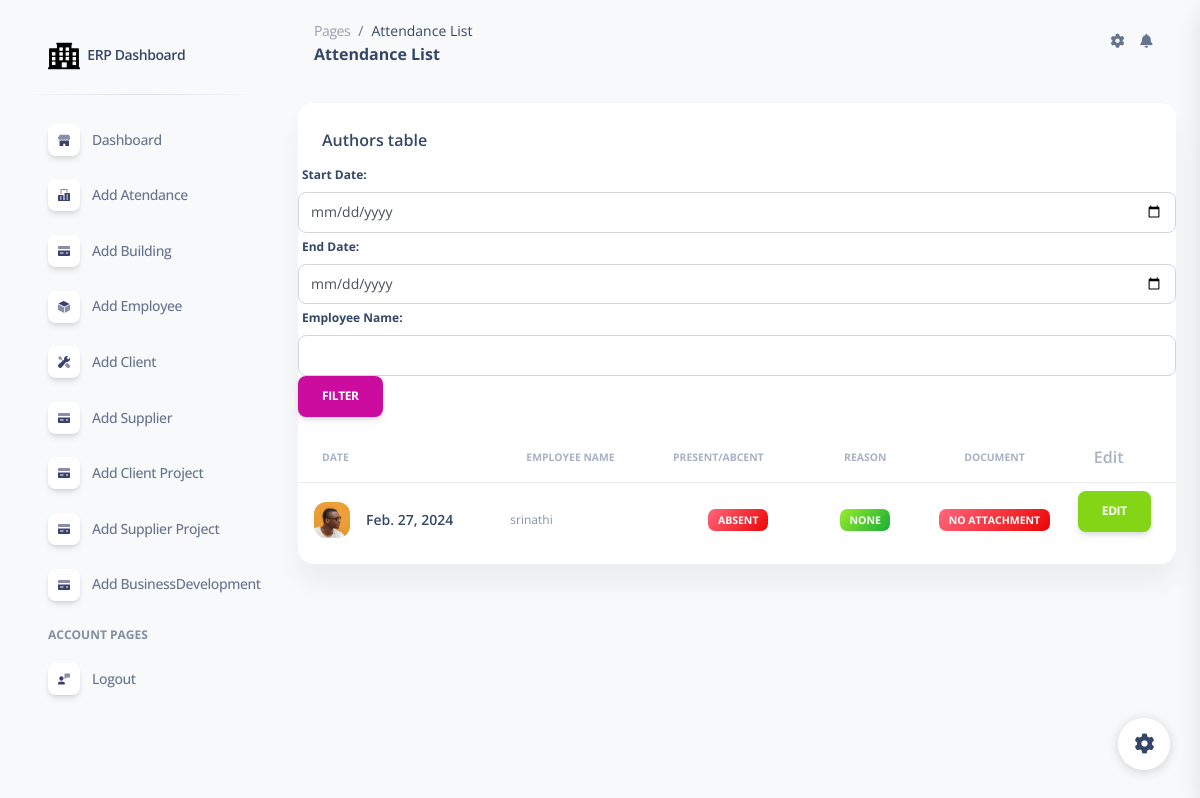
Page /attendance_list/ (signed in) on the earlier database version.
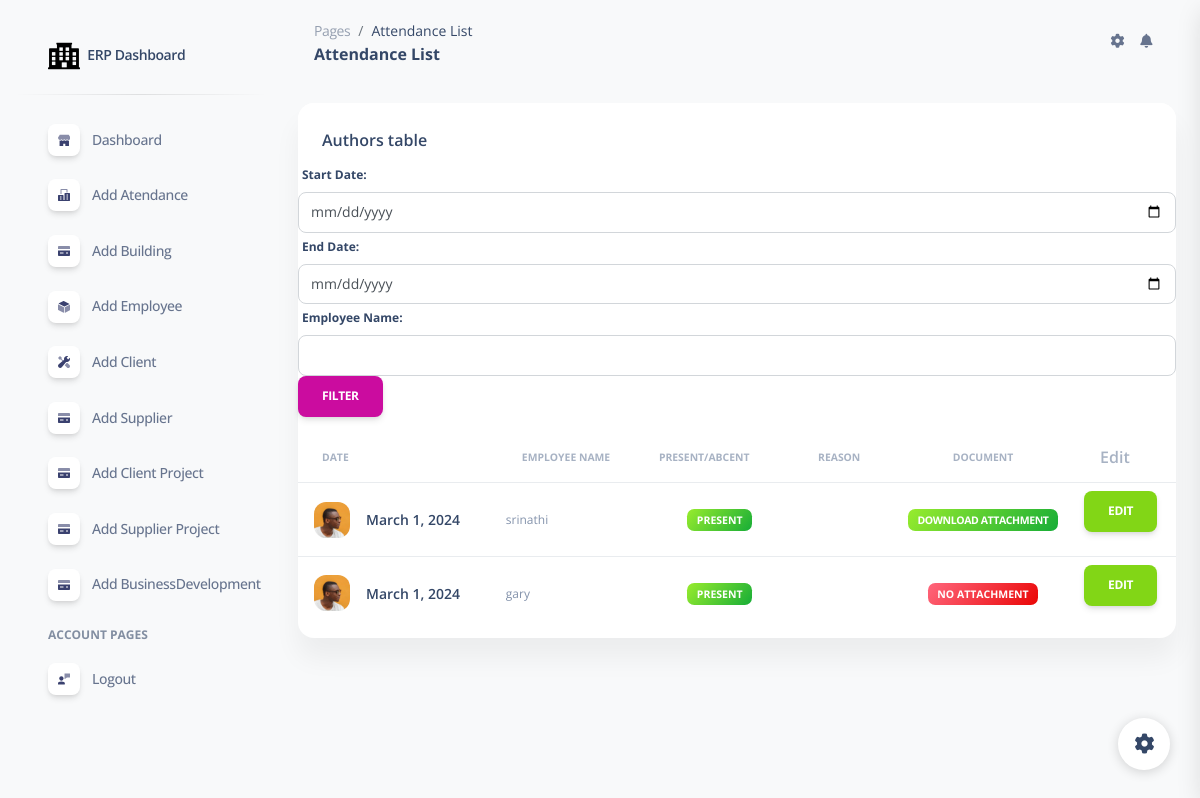
Same page on the later database version.
### erpapp/models.py (models this page shows, shortened)
class Attendance(models.Model):
    employee = models.ForeignKey(Employee, on_delete=models.CASCADE)
    date = models.DateField()
    present = models.BooleanField(default=False)
    absent = models.BooleanField(default=False)  # Add this line
    reason = models.CharField(max_length=50)
    attachment = models.FileField(upload_to='attendance_attachments/', null=True, blank=True)

class Employee(models.Model):
    employeename = models.CharField(max_length=255)
    date_of_joining = models.CharField(max_length=225)
    passport_number = models.CharField(max_length=255)
    passport_expirydate =  models.CharField(max_length=255)
    emirate_expirydate =  models.CharField(max_length=255)
    operatorcard_expirydate = models.CharField(max_length=255)
    date_of_releiving = models.CharField(max_length=255)
    def __str__(self):
        return self.employeename

### erpapp/views.py (the view)
# urls.py: path('attendance_list/',attendance_list,name='attendance_list'),
@login_required
def attendance_list(request):
    if request.method == 'GET':
        start_date_str = request.GET.get('start_date')
        end_date_str = request.GET.get('end_date')
        employee = request.GET.get('employee')
        date_format = '%Y-%m-%d'
        attendancelist = Attendance.objects.all()
        if start_date_str and end_date_str:
            start_date = datetime.strptime(start_date_str, date_format)
            end_date = datetime.strptime(end_date_str, date_format)
            attendancelist = Attendance.objects.filter(date__range=(start_date, end_date))
        if employee:
            attendancelist = attendancelist.filter(employee__employeename=employee)
    return render(request,'attendance_list.html',{'attendancelist':attendancelist})

### erpapp/templates/attendance_list.html (shortened to what this page needs)
{% extends 'base.html' %}
{% load static %}
{% block content %}
<!DOCTYPE html>
<html lang="en">
<head>
  <link href="{% static  'css/nucleo-icons.css' %}" rel="stylesheet" />
  <link href="{% static  'css/nucleo-svg.css' %}" rel="stylesheet" />
  <link href="{% static '/css/nucleo-svg.css' %}" rel="stylesheet" />
  <link id="pagestyle" href="{% static 'css/soft-ui-dashboard.css' %}" rel="stylesheet" />
</head>
<body class="g-sidenav-show  bg-gray-100">
  <aside class="sidenav navbar navbar-vertical navbar-expand-xs border-0 border-radius-xl my-3 fixed-start ms-3 " id="sidenav-main">
    <div class="sidenav-header">
      <a class="navbar-brand m-0" href="#" target="_blank">
        <img src="{% static '/img/logo-ct.png' %}" class="navbar-brand-img h-100" alt="main_logo">
        <span class="ms-1 font-weight-bold">ERP Dashboard</span>
      </a>
    </div>
    <hr class="horizontal dark mt-0">
    <div class="collapse navbar-collapse  w-auto  max-height-vh-100 h-100" id="sidenav-collapse-main">
      <ul class="navbar-nav">
        <li class="nav-item">
          <a class="nav-link" href="/">
            <div class="icon icon-shape icon-sm shadow border-radius-md bg-white text-center me-2 d-flex align-items-center justify-content-center">
            </div>
            <span class="nav-link-text ms-1">Dashboard</span>
          </a>
        </li>
        <li class="nav-item">
          <a class="nav-link  " href="/add_attendance">
            <div class="icon icon-shape icon-sm shadow border-radius-md bg-white text-center me-2 d-flex align-items-center justify-content-center">
            </div>
            <span class="nav-link-text ms-1">Add Atendance</span>
          </a>
        </li>
        <li class="nav-item">
          <a class="nav-link  " href="/add_building">
            <div class="icon icon-shape icon-sm shadow border-radius-md bg-white text-center me-2 d-flex align-items-center justify-content-center">
            </div>
            <span class="nav-link-text ms-1">Add Building</span>
          </a>
        </li>
        <li class="nav-item">
          <a class="nav-link  " href="/add_employee">
            <div class="icon icon-shape icon-sm shadow border-radius-md bg-white text-center me-2 d-flex align-items-center justify-content-center">
            </div>
            <span class="nav-link-text ms-1">Add Employee</span>
          </a>
        </li>
        <li class="nav-item">
          <a class="nav-link  " href="/add_client">
            <div class="icon icon-shape icon-sm shadow border-radius-md bg-white text-center me-2 d-flex align-items-center justify-content-center">
            </div>
            <span class="nav-link-text ms-1">Add Client</span>
          </a>
        </li>
        <li class="nav-item">
          <a class="nav-link  " href="/add_supplier">
            <div class="icon icon-shape icon-sm shadow border-radius-md bg-white text-center me-2 d-flex align-items-center justify-content-center">
            </div>
            <span class="nav-link-text ms-1">Add Supplier</span>
          </a>
        </li>
        <li class="nav-item">
          <a class="nav-link  " href="/add_project">
            <div class="icon icon-shape icon-sm shadow border-radius-md bg-white text-center me-2 d-flex align-items-center justify-content-center">
            </div>
            <span class="nav-link-text ms-1">Add Client Project</span>
          </a>
        </li>
        <li class="nav-item">
          <a class="nav-link  " href="/supplierproject/add/">
            <div class="icon icon-shape icon-sm shadow border-radius-md bg-white text-center me-2 d-flex align-items-center justify-content-center">
            </div>
            <span class="nav-link-text ms-1">Add Supplier Project</span>
          </a>
        </li>
        <li class="nav-item">
            <a class="nav-link  " href="/businessdevelopment">
              <div class="icon icon-shape icon-sm shadow border-radius-md bg-white text-center me-2 d-flex align-items-center justify-content-center">
              </div>
              <span class="nav-link-text ms-1">Add BusinessDevelopment</span>
            </a>
          </li>
        <li class="nav-item mt-3">
          <h6 class="ps-4 ms-2 text-uppercase text-xs font-weight-bolder opacity-6">Account pages</h6>
        </li>
        <li class="nav-item">
          <a class="nav-link  " href="{% url 'logout' %}">
            <div class="icon icon-shape icon-sm shadow border-radius-md bg-white text-center me-2 d-flex align-items-center justify-content-center">
            </div>
            <span class="nav-link-text ms-1">Logout</span>
          </a>
        </li>
        </ul>
    </div>
  </aside>
<main class="main-content position-relative max-height-vh-100 h-100 mt-1 border-radius-lg ">
    <nav class="navbar navbar-main navbar-expand-lg px-0 mx-4 shadow-none border-radius-xl" id="navbarBlur" navbar-scroll="true">
      <div class="container-fluid py-1 px-3">
        <nav aria-label="breadcrumb">
          <ol class="breadcrumb bg-transparent mb-0 pb-0 pt-1 px-0 me-sm-6 me-5">
            <li class="breadcrumb-item text-sm"><a class="opacity-5 text-dark" href="javascript:;">Pages</a></li>
            <li class="breadcrumb-item text-sm text-dark active" aria-current="page">Attendance List</li>
          </ol>
          <h6 class="font-weight-bolder mb-0">Attendance List</h6>
        </nav>
        <div class="collapse navbar-collapse mt-sm-0 mt-2 me-md-0 me-sm-4" id="navbar">
          <ul class="navbar-nav  justify-content-end">
            <li class="nav-item px-3 d-flex align-items-center">
              <a href="javascript:;" class="nav-link text-body p-0">
                <i class="fa fa-cog fixed-plugin-button-nav cursor-pointer"></i>
              </a>
            </li>
            <li class="nav-item dropdown pe-2 d-flex align-items-center">
              <a href="javascript:;" class="nav-link text-body p-0" id="dropdownMenuButton" data-bs-toggle="dropdown" aria-expanded="false">
                <i class="fa fa-bell cursor-pointer"></i>
              </a>
            </li>
          </ul>
        </div>
      </div>
    </nav>
    <div class="container-fluid py-4">
      <div class="row">
        <div class="col-12">
          <div class="card mb-4">
            <div class="card-header pb-0">
              <h6>Authors table</h6>
            </div>
            <div class="card-body px-0 pt-0 pb-2">
              <form method="get" action="{% url 'attendance_list' %}">
                <label for="start_date">Start Date:</label>
                <input type="date" class="form-control" name="start_date">
                <label for="end_date">End Date:</label>
                <input type="date" class="form-control" name="end_date">
                <label for="employeename">Employee Name:</label>
                <input type="text" class="form-control" name="employee">
                <button class="btn btn-primary" type="submit">Filter</button>
            </form>
              <div class="table-responsive p-0">
                <table class="table align-items-center mb-0">
                  <thead>
                    <tr>
                      <th class="text-uppercase text-secondary text-xxs font-weight-bolder opacity-7">Date</th>
                      <th class="text-uppercase text-secondary text-xxs font-weight-bolder opacity-7">Employee Name</th>
                      <th class="text-uppercase text-secondary text-xxs font-weight-bolder opacity-7 ps-2">Present/Abcent</th>
                      <th class="text-center text-uppercase text-secondary text-xxs font-weight-bolder opacity-7">reason</th>
                      <th class="text-center text-uppercase text-secondary text-xxs font-weight-bolder opacity-7">Document</th>
                      <th class="text-secondary opacity-7">Edit</th>
                    </tr>
                  </thead>
                  <tbody>
                    {% for attendancelist in attendancelist %}
                    <tr>
                      <td>
                        <div class="d-flex px-2 py-1">
                          <div>
                            <img src="{% static '/img/team-2.jpg' %}" class="avatar avatar-sm me-3" alt="user1">
                          </div>
                          <div class="d-flex flex-column justify-content-center">
                            <h6 class="mb-0 text-sm">{{ attendancelist.date }}</h6>
                          </div>
                        </div>
                      </td>
                      <td>
                        <p class="text-xs text-secondary mb-0">{{ attendancelist.employee }}</p>
                      </td>
                      <td class="align-middle text-center text-sm">
                        {% if attendancelist.absent %}
                            <span class="badge badge-sm bg-gradient-danger">Absent</span>
                        {% else %}
                            <span class="badge badge-sm bg-gradient-success">Present</span>
                        {% endif %}
                    </td>
                      <td class="align-middle text-center text-sm">
                        <span class="badge badge-sm bg-gradient-success">{{ attendancelist.reason }}</span>
                      </td>
                      <td class="align-middle text-center text-sm">
                        {% if attendancelist.attachment %}
                            <a href="{{ attendancelist.attachment.url }}" download>
                                <span class="badge badge-sm bg-gradient-success">Download Attachment</span>
                            </a>
                        {% else %}
                            <span class="badge badge-sm bg-gradient-danger">No Attachment</span>
                        {% endif %}
                    </td>
                      <td>
                      <a href="{% url 'edit_attendance' attendancelist.id %}" class="btn btn-success">Edit</a>
                      </td>
                    </tr>
                    {% endfor %}
                  </tbody>
                </table>
              </div>
            </div>
          </div>
        </div>
      </div>
{% endblock %}

### erpapp/templates/base.html (shortened to what this page needs)
{% load static %}
 {% block content %}
 {% endblock %}
</div>
</main>
<div class="fixed-plugin">
<a class="fixed-plugin-button text-dark position-fixed px-3 py-2">
  <i class="fa fa-cog py-2"> </i>
</a>
</div>
</body>
</html>

### erpapp/static/css/nucleo-svg.css (style rules this page uses)
.icon { display: inline-block; color: #111111; height: 1em; width: 1em; }
.icon-sm { height: 0.8em; width: 0.8em; }
.icon { fill: currentColor; stroke: none; }

Differences in the rows shown:
removed Attendance: date "Feb. 27, 2024", employee "srinathi", absent "ABSENT", reason "NONE", shows "NO ATTACHMENT"
added Attendance: date "March 1, 2024", employee "srinathi", absent "PRESENT"
added Attendance: date "March 1, 2024", employee "gary", absent "PRESENT", attachment "NO ATTACHMENT"
